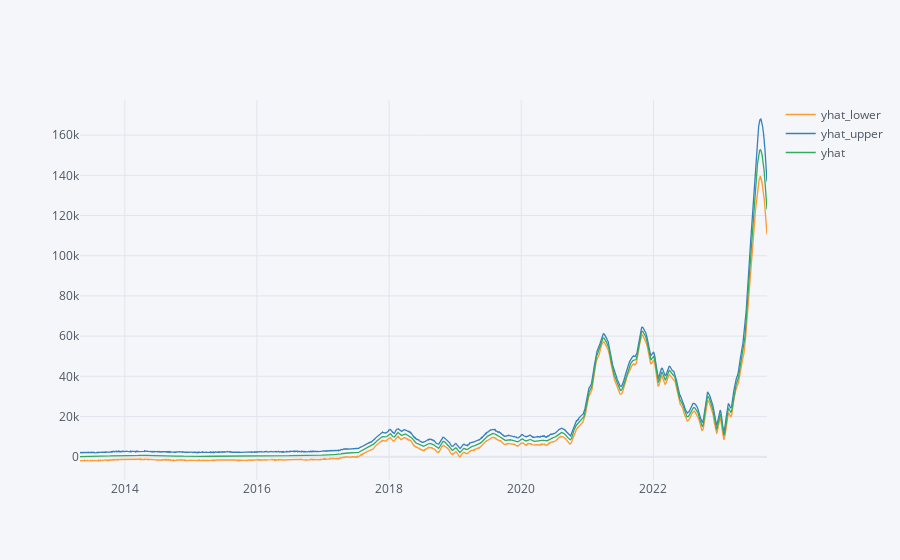

Source (notebook cell):
### Code cell
# final plot but with plotly
forecastPlotly = forecast.copy()
forecastPlotly['date'] = pd.to_datetime(forecastPlotly['ds'])
forecastPlotly = forecastPlotly.set_index('date')
forecastPlotly = forecastPlotly.drop(['ds'], axis=1)
forecastPlotly[['yhat_lower','yhat_upper', 'yhat']].iplot()

### Figure 1 — Plotly figure (JSON) as saved in the notebook; plotly's stock layout.template omitted (floating-point values rounded to 4 significant figures; data arrays with more than 128 entries replaced by an {"elided": "..."} marker saying what was removed)
{"data": [{"line": {"color": "rgba(255, 153, 51, 1.0)", "dash": "solid", "shape": "linear", "width": 1.3}, "mode": "lines", "name": "yhat_lower", "text": "", "type": "scatter", "x": {"elided": "3797 str values"}, "y": {"elided": "3797 float values"}}, {"line": {"color": "rgba(55, 128, 191, 1.0)", "dash": "solid", "shape": "linear", "width": 1.3}, "mode": "lines", "name": "yhat_upper", "text": "", "type": "scatter", "x": {"elided": "3797 str values"}, "y": {"elided": "3797 float values"}}, {"line": {"color": "rgba(50, 171, 96, 1.0)", "dash": "solid", "shape": "linear", "width": 1.3}, "mode": "lines", "name": "yhat", "text": "", "type": "scatter", "x": {"elided": "3797 str values"}, "y": {"elided": "3797 float values"}}], "layout": {"legend": {"bgcolor": "#F5F6F9", "font": {"color": "#4D5663"}}, "paper_bgcolor": "#F5F6F9", "plot_bgcolor": "#F5F6F9", "title": {"font": {"color": "#4D5663"}}, "xaxis": {"gridcolor": "#E1E5ED", "showgrid": true, "tickfont": {"color": "#4D5663"}, "title": {"font": {"color": "#4D5663"}, "text": ""}, "zerolinecolor": "#E1E5ED"}, "yaxis": {"gridcolor": "#E1E5ED", "showgrid": true, "tickfont": {"color": "#4D5663"}, "title": {"font": {"color": "#4D5663"}, "text": ""}, "zerolinecolor": "#E1E5ED"}}}
